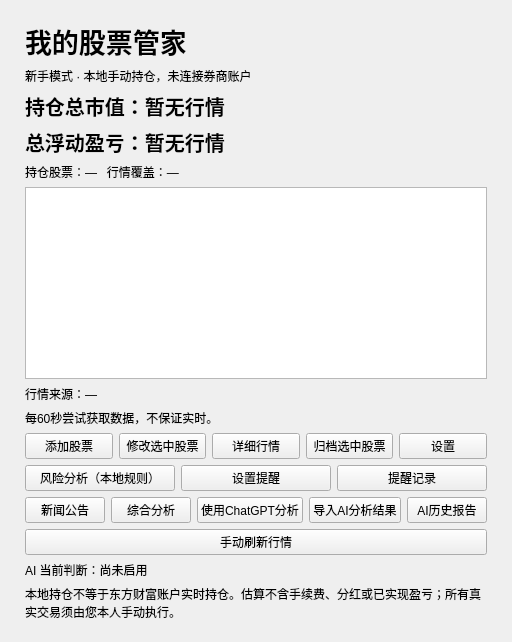
<?xml version='1.0' encoding='utf-8'?>
<ui version="4.0">
 <class>PortfolioForm</class>
 <widget class="QWidget" name="PortfolioForm">
  <layout class="QVBoxLayout" name="rootLayout">
   <property name="leftMargin">
    <number>16</number>
   </property>
   <property name="topMargin">
    <number>12</number>
   </property>
   <property name="rightMargin">
    <number>16</number>
   </property>
   <property name="bottomMargin">
    <number>12</number>
   </property>
   <item>
    <widget class="QStackedWidget" name="pages">
     <widget class="QWidget" name="homePage">
      <layout class="QVBoxLayout" name="homePageLayout">
       <item>
        <widget class="QLabel" name="titleLabel">
         <property name="font">
          <font>
           <pointsize>20</pointsize>
           <bold>true</bold>
          </font>
         </property>
         <property name="text">
          <string>我的股票管家</string>
         </property>
         <property name="wordWrap">
          <bool>true</bool>
         </property>
        </widget>
       </item>
       <item>
        <widget class="QLabel" name="localLabel">
         <property name="text">
          <string>新手模式 · 本地手动持仓，未连接券商账户</string>
         </property>
         <property name="wordWrap">
          <bool>true</bool>
         </property>
        </widget>
       </item>
       <item>
        <widget class="QLabel" name="summaryValueLabel">
         <property name="font">
          <font>
           <pointsize>15</pointsize>
           <bold>true</bold>
          </font>
         </property>
         <property name="text">
          <string>持仓总市值：暂无行情</string>
         </property>
         <property name="wordWrap">
          <bool>true</bool>
         </property>
        </widget>
       </item>
       <item>
        <widget class="QLabel" name="summaryProfitLabel">
         <property name="font">
          <font>
           <pointsize>15</pointsize>
           <bold>true</bold>
          </font>
         </property>
         <property name="text">
          <string>总浮动盈亏：暂无行情</string>
         </property>
         <property name="wordWrap">
          <bool>true</bool>
         </property>
        </widget>
       </item>
       <item>
        <widget class="QLabel" name="coverageLabel">
         <property name="text">
          <string>持仓股票：—   行情覆盖：—</string>
         </property>
         <property name="wordWrap">
          <bool>true</bool>
         </property>
        </widget>
       </item>
       <item>
        <widget class="QTableWidget" name="positionsTable">
         <property name="minimumHeight">
          <number>180</number>
         </property>
         <property name="alternatingRowColors">
          <bool>true</bool>
         </property>
         <property name="selectionBehavior">
          <enum>QAbstractItemView::SelectRows</enum>
         </property>
         <property name="selectionMode">
          <enum>QAbstractItemView::SingleSelection</enum>
         </property>
         <property name="editTriggers">
          <set>QAbstractItemView::NoEditTriggers</set>
         </property>
        </widget>
       </item>
       <item>
        <widget class="QLabel" name="sourceLabel">
         <property name="text">
          <string>行情来源：—</string>
         </property>
         <property name="wordWrap">
          <bool>true</bool>
         </property>
        </widget>
       </item>
       <item>
        <widget class="QLabel" name="statusLabel">
         <property name="text">
          <string>每60秒尝试获取数据，不保证实时。</string>
         </property>
         <property name="wordWrap">
          <bool>true</bool>
         </property>
        </widget>
       </item>
       <item>
        <layout class="QHBoxLayout" name="homeButtons">
         <item>
          <widget class="QPushButton" name="addButton">
           <property name="text">
            <string>添加股票</string>
           </property>
           <property name="minimumHeight">
            <number>34</number>
           </property>
          </widget>
         </item>
         <item>
          <widget class="QPushButton" name="editButton">
           <property name="text">
            <string>修改选中股票</string>
           </property>
           <property name="minimumHeight">
            <number>34</number>
           </property>
          </widget>
         </item>
         <item>
          <widget class="QPushButton" name="detailsButton">
           <property name="text">
            <string>详细行情</string>
           </property>
           <property name="minimumHeight">
            <number>34</number>
           </property>
          </widget>
         </item>
         <item>
          <widget class="QPushButton" name="archiveButton">
           <property name="text">
            <string>归档选中股票</string>
           </property>
           <property name="minimumHeight">
            <number>34</number>
           </property>
          </widget>
         </item>
         <item>
          <widget class="QPushButton" name="settingsButton">
           <property name="text">
            <string>设置</string>
           </property>
           <property name="minimumHeight">
            <number>34</number>
           </property>
          </widget>
         </item>
        </layout>
       </item>
       <item>
        <layout class="QHBoxLayout" name="riskActions">
         <item>
          <widget class="QPushButton" name="riskButton">
           <property name="text">
            <string>风险分析（本地规则）</string>
           </property>
          </widget>
         </item>
         <item>
          <widget class="QPushButton" name="alertsButton">
           <property name="text">
            <string>设置提醒</string>
           </property>
          </widget>
         </item>
         <item>
          <widget class="QPushButton" name="recordsButton">
           <property name="text">
            <string>提醒记录</string>
           </property>
          </widget>
         </item>
        </layout>
       </item>
       <item>
        <layout class="QHBoxLayout" name="researchActions">
         <item>
          <widget class="QPushButton" name="newsButton">
           <property name="text">
            <string>新闻公告</string>
           </property>
          </widget>
         </item>
         <item>
          <widget class="QPushButton" name="summaryButton">
           <property name="text">
            <string>综合分析</string>
           </property>
          </widget>
         </item>
         <item>
          <widget class="QPushButton" name="chatgptButton">
           <property name="text">
            <string>使用ChatGPT分析</string>
           </property>
          </widget>
         </item>
         <item>
          <widget class="QPushButton" name="importAiButton">
           <property name="text">
            <string>导入AI分析结果</string>
           </property>
          </widget>
         </item>
         <item>
          <widget class="QPushButton" name="aiHistoryButton">
           <property name="text">
            <string>AI历史报告</string>
           </property>
          </widget>
         </item>
        </layout>
       </item>
       <item>
        <widget class="QPushButton" name="refreshButton">
         <property name="text">
          <string>手动刷新行情</string>
         </property>
         <property name="minimumHeight">
          <number>34</number>
         </property>
        </widget>
       </item>
       <item>
        <widget class="QLabel" name="aiLabel">
         <property name="text">
          <string>AI 当前判断：尚未启用</string>
         </property>
         <property name="wordWrap">
          <bool>true</bool>
         </property>
        </widget>
       </item>
       <item>
        <widget class="QLabel" name="disclaimerLabel">
         <property name="text">
          <string>本地持仓不等于东方财富账户实时持仓。估算不含手续费、分红或已实现盈亏；所有真实交易须由您本人手动执行。</string>
         </property>
         <property name="wordWrap">
          <bool>true</bool>
         </property>
        </widget>
       </item>
      </layout>
     </widget>
     <widget class="QWidget" name="editorPage">
      <layout class="QVBoxLayout" name="editorPageLayout">
       <item>
        <widget class="QScrollArea" name="editorPageScroll">
         <property name="widgetResizable">
          <bool>true</bool>
         </property>
         <widget class="QWidget" name="editorPageContent">
          <layout class="QVBoxLayout" name="editorPageContentLayout">
           <item>
            <widget class="QLabel" name="editTitle">
             <property name="font">
              <font>
               <pointsize>20</pointsize>
               <bold>true</bold>
              </font>
             </property>
             <property name="text">
              <string>修改本地持仓</string>
             </property>
             <property name="wordWrap">
              <bool>true</bool>
             </property>
            </widget>
           </item>
           <item>
            <widget class="QLabel" name="editNotice">
             <property name="text">
              <string>仅修改本地记录，不会买卖股票。新股票锁定仓为0；修改已有股票时，锁定股数原样保留。</string>
             </property>
             <property name="wordWrap">
              <bool>true</bool>
             </property>
            </widget>
           </item>
           <item>
            <widget class="QLabel" name="nameCaption">
             <property name="text">
              <string>股票名称</string>
             </property>
             <property name="wordWrap">
              <bool>true</bool>
             </property>
            </widget>
           </item>
           <item>
            <widget class="QLineEdit" name="nameEdit">
             <property name="text">
              <string />
             </property>
             <property name="maxLength">
              <number>40</number>
             </property>
            </widget>
           </item>
           <item>
            <widget class="QLabel" name="codeCaption">
             <property name="text">
              <string>A 股代码（例如 001330.SZ）</string>
             </property>
             <property name="wordWrap">
              <bool>true</bool>
             </property>
            </widget>
           </item>
           <item>
            <widget class="QLineEdit" name="codeEdit">
             <property name="text">
              <string />
             </property>
             <property name="maxLength">
              <number>40</number>
             </property>
            </widget>
           </item>
           <item>
            <widget class="QLabel" name="totalCaption">
             <property name="text">
              <string>总持仓股数（非负整数）</string>
             </property>
             <property name="wordWrap">
              <bool>true</bool>
             </property>
            </widget>
           </item>
           <item>
            <widget class="QLineEdit" name="totalEdit">
             <property name="text">
              <string />
             </property>
             <property name="maxLength">
              <number>40</number>
             </property>
            </widget>
           </item>
           <item>
            <widget class="QLabel" name="costCaption">
             <property name="text">
              <string>每股成本价（元，最多六位小数）</string>
             </property>
             <property name="wordWrap">
              <bool>true</bool>
             </property>
            </widget>
           </item>
           <item>
            <widget class="QLineEdit" name="costEdit">
             <property name="text">
              <string />
             </property>
             <property name="maxLength">
              <number>40</number>
             </property>
            </widget>
           </item>
           <item>
            <widget class="QLabel" name="editLockLabel">
             <property name="text">
              <string>锁定仓：—（此页不可修改）</string>
             </property>
             <property name="wordWrap">
              <bool>true</bool>
             </property>
            </widget>
           </item>
           <item>
            <layout class="QHBoxLayout" name="editButtons">
             <item>
              <widget class="QPushButton" name="savePositionButton">
               <property name="text">
                <string>保存本地持仓</string>
               </property>
               <property name="minimumHeight">
                <number>34</number>
               </property>
              </widget>
             </item>
             <item>
              <widget class="QPushButton" name="cancelEditButton">
               <property name="text">
                <string>取消</string>
               </property>
               <property name="minimumHeight">
                <number>34</number>
               </property>
              </widget>
             </item>
            </layout>
           </item>
          </layout>
         </widget>
        </widget>
       </item>
      </layout>
     </widget>
     <widget class="QWidget" name="settingsPage">
      <layout class="QVBoxLayout" name="settingsPageLayout">
       <item>
        <widget class="QScrollArea" name="settingsPageScroll">
         <property name="widgetResizable">
          <bool>true</bool>
         </property>
         <widget class="QWidget" name="settingsPageContent">
          <layout class="QVBoxLayout" name="settingsPageContentLayout">
           <item>
            <widget class="QLabel" name="settingsTitle">
             <property name="font">
              <font>
               <pointsize>20</pointsize>
               <bold>true</bold>
              </font>
             </property>
             <property name="text">
              <string>设置</string>
             </property>
             <property name="wordWrap">
              <bool>true</bool>
             </property>
            </widget>
           </item>
           <item>
            <widget class="QLabel" name="settingsStockLabel">
             <property name="text">
              <string>选中股票：—</string>
             </property>
             <property name="wordWrap">
              <bool>true</bool>
             </property>
            </widget>
           </item>
           <item>
            <widget class="QLabel" name="lockWarning">
             <property name="text">
              <string>锁定仓专门设置：仅由您主动修改，保存时需要再次确认。行情和后台任务不会改变锁定仓。</string>
             </property>
             <property name="wordWrap">
              <bool>true</bool>
             </property>
            </widget>
           </item>
           <item>
            <widget class="QLabel" name="lockedCaption">
             <property name="text">
              <string>锁定仓股数</string>
             </property>
             <property name="wordWrap">
              <bool>true</bool>
             </property>
            </widget>
           </item>
           <item>
            <widget class="QLineEdit" name="lockedEdit">
             <property name="text">
              <string />
             </property>
             <property name="maxLength">
              <number>40</number>
             </property>
            </widget>
           </item>
           <item>
            <widget class="QPushButton" name="saveLockedButton">
             <property name="text">
              <string>修改锁定仓（需二次确认）</string>
             </property>
             <property name="minimumHeight">
              <number>34</number>
             </property>
            </widget>
           </item>
           <item>
            <widget class="QLabel" name="sourceCaption">
             <property name="text">
              <string>行情数据源</string>
             </property>
             <property name="wordWrap">
              <bool>true</bool>
             </property>
            </widget>
           </item>
           <item>
            <widget class="QComboBox" name="sourceCombo">
             <item>
              <property name="text">
               <string>新浪财经</string>
              </property>
             </item>
             <item>
              <property name="text">
               <string>东方财富</string>
              </property>
             </item>
            </widget>
           </item>
           <item>
            <widget class="QLabel" name="intervalCaption">
             <property name="text">
              <string>尝试刷新间隔（秒，30～3600）</string>
             </property>
             <property name="wordWrap">
              <bool>true</bool>
             </property>
            </widget>
           </item>
           <item>
            <widget class="QSpinBox" name="intervalSpin">
             <property name="minimum">
              <number>30</number>
             </property>
             <property name="maximum">
              <number>3600</number>
             </property>
             <property name="value">
              <number>60</number>
             </property>
            </widget>
           </item>
           <item>
            <widget class="QPushButton" name="saveQuoteSettingsButton">
             <property name="text">
              <string>保存行情设置</string>
             </property>
             <property name="minimumHeight">
              <number>34</number>
             </property>
            </widget>
           </item>
           <item>
            <widget class="QLabel" name="archiveCaption">
             <property name="text">
              <string>恢复归档股票（原数量、成本和锁定仓保留）</string>
             </property>
             <property name="wordWrap">
              <bool>true</bool>
             </property>
            </widget>
           </item>
           <item>
            <widget class="QComboBox" name="restoreCombo" />
           </item>
           <item>
            <widget class="QPushButton" name="restoreButton">
             <property name="text">
              <string>恢复归档股票（需确认）</string>
             </property>
             <property name="minimumHeight">
              <number>34</number>
             </property>
            </widget>
           </item>
           <item>
            <widget class="QLabel" name="backupLabel">
             <property name="text">
              <string>升级前自动备份位于持仓文件旁的 backups 文件夹。请先退出旧版，升级后勿用旧版写入此数据库。</string>
             </property>
             <property name="wordWrap">
              <bool>true</bool>
             </property>
            </widget>
           </item>
           <item>
            <widget class="QPushButton" name="floatSettingsButton">
             <property name="text">
              <string>浮窗与托盘设置…</string>
             </property>
             <property name="minimumHeight">
              <number>34</number>
             </property>
            </widget>
           </item>
           <item>
            <widget class="QPushButton" name="backButton">
             <property name="text">
              <string>返回首页</string>
             </property>
             <property name="minimumHeight">
              <number>34</number>
             </property>
            </widget>
           </item>
          </layout>
         </widget>
        </widget>
       </item>
      </layout>
     </widget>
    </widget>
   </item>
  </layout>
 </widget>
 <resources />
 <connections />
</ui>
